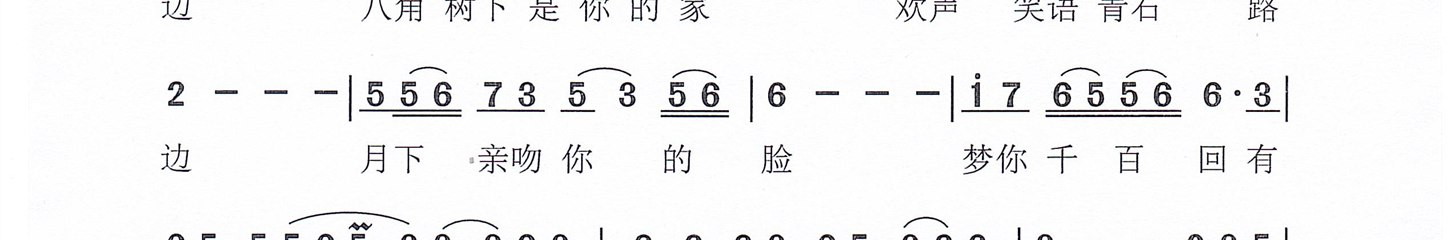
#> input picture images-prep/ready/八角树__jianpucn-475601/001_strip_05.jpg, 1455 x 240 px, found by its file name; its folder holds only this picture in this run
$ python -i count_tallr_change.py   (imports and definitions only)
#> lines starting #> are read from the running program, lines starting #| are printed output that depends on the picture; after the words box and inside, x2 and y2 are one past the last pixel; in counts of white or black regions, pixels touching at a corner belong together
### tools/transcribe.py
# -*- coding: utf-8 -*-
"""端到端简谱转写器: 简谱图片 → jianpu-ly 音符序列。
流程: 行切割 → 单音符裁剪(放大3倍) → v15 原子模型识别 → 拼回序列。
模型: models/jianpu-lora-v15 (jianpu-atom 真实微调版)
用法: py -3.13 tools/transcribe.py <图片路径> [--out 输出txt]
"""
import os, sys, re, glob, argparse, subprocess, numpy as np
from PIL import Image, ImageDraw
from collections import deque

ROOT = os.path.dirname(os.path.dirname(os.path.abspath(__file__)))
os.chdir(ROOT)
sys.path.insert(0, ROOT)

TOL = 170
ROW_GAP = 8
BAR_THR = 3
SCALE = 3
PAD = 8


def strip_tall_verticals(mask, min_len=60):
    """抹掉"纵向连续长度 >= min_len"的竖线(连谱号 / 长竖线 / 页边框)。

    病根: 这类竖线横跨整页的多条音符行, 使水平投影在"行间空白"处也不为 0,
    于是 fine_rows 找不到分隔点 -> 整页被当成一个行带。
    实测《将进酒》整页 1256px 高只切出 1 个行带, crop_note_regions 因而产出
    贯穿全页的巨型块(高 458px, 内含十几个数字), 送进模型必然幻觉(编数字或 'x')。
    数字本身高仅 ~30px, 故 min_len=60 不会误伤数字。
    """
    out = mask.copy()
    H, W = mask.shape
    # 原来逐列 Python 循环 + 每列 np.where: 2000 列就是 2000 轮解释器开销, 纯浪费。
    # 矢量化为"一次算出所有纵向行程 -> 一次比较 -> 按行程清零", 结果逐像素相同。
    if H == 0 or W == 0 or not mask.any():
        return out
    # 纵向行程: 把图**转置**成 (W, H), 每行 = 原图的一列, 行内连续 True 段 = 一条竖线。
    # 转置后起点/终点同处一行、按 (行,列) 升序 i 与 i 一一配对; 直接对行方向 diff
    # 则起点按 (起行,列) 排、终点按 (止行,列) 排, 分别过滤必错配。
    # 必须**先 astype(int8) 再 diff**: bool 上 diff 没有 -1, 整条规则会失效。
    mt = mask.T
    big = np.pad(mt, ((0, 0), (1, 1)), constant_values=False)
    d = np.diff(big.astype(np.int8), axis=1)
    s_x, s_y = np.nonzero(d == 1)          # s_x = 原图列 x, s_y = 起行 y
    _ex, e_y = np.nonzero(d == -1)         # e_y = 止行 y + 1(哨兵列)
    if len(s_x) != len(e_y):
        return out
    keep = (e_y - s_y) >= min_len          # 原判据 `e0 - s0 >= min_len`(含 [False] 哨兵)
    sel = np.flatnonzero(keep)
    if sel.size == 0:
        return out
    # 先按 x 分组再**在组内**处理: 起点/终点的配对来自同一组下标(sel), 分组后组内
    # 仍保持 y 升序 -> 逐条清 `[s_y, e_y)` 与原实现逐条清完全等价(逐条而非整段合并,
    # 因为同列两条长线之间可能夹着一条短线, 那条不能抹)。
    vx = s_x[sel]
    newc = np.r_[True, vx[1:] != vx[:-1]]
    grp = np.flatnonzero(newc).tolist() + [len(vx)]
    for gi in range(len(grp) - 1):
        x = int(vx[grp[gi]])
        for t in sel[grp[gi]:grp[gi + 1]]:
            out[s_y[t]:e_y[t], x] = False
    return out


def fine_rows(content, gap, strip_len=60):
    proj = strip_tall_verticals(content, strip_len) if strip_len else content
    rowsum = proj.sum(axis=1)
    # 用自适应阈值判"有内容", 而非 rowsum > 0:
    # 扫描图常带零星噪点(每几行 1-2 个黑像素), 会让整页被连成一个行带。
    thresh = max(3, int(0.01 * rowsum.max()))
    rows = np.where(rowsum > thresh)[0]
    if len(rows) == 0:
        return []
    segs = []
    start = rows[0]; prev = rows[0]
    for y in rows[1:]:
        if y - prev > gap:
            segs.append((start, prev)); start = y
        prev = y
    segs.append((start, prev))
    return segs


def split_row_inner(content, s, e, min_h=22, valley_ratio=0.10):
    """在行带内部按"暗像素低谷"切开上下两层(音符行 vs 紧邻的歌词行/排版说明)。

    病根: fine_rows 只按"全空行"切分, 而排版说明或第二段歌词常常贴在音符行下方
    十几像素处(不产生全空行), 于是被判成同一行 -> 文字被当音符块送去识别,
    产出 '?' / 'x' 等乱码。

    做法: 在行带中部找水平投影的最低谷, 若低谷足够低(<= valley_ratio * 峰值),
    就在该处切断, 返回两个子行带; 否则原样返回。
    """
    block = content[s:e + 1]
    H = block.shape[0]
    if H < 2 * min_h:
        return [(s, e)]
    proj = block.sum(axis=1).astype(float)
    peak = float(proj.max()) if proj.size else 0.0
    if peak <= 0:
        return [(s, e)]
    lo, hi = min_h, H - min_h
    if hi <= lo:
        return [(s, e)]
    seg = proj[lo:hi]
    i = int(np.argmin(seg)) + lo
    low_thr = valley_ratio * peak
    if proj[i] > low_thr:
        return [(s, e)]
    # 关键: 低谷必须"够宽"(连续空行 >= min_gap)。
    # 数字与其下方时值线之间只隔 1-2 行空 -> 不能切(否则数字丢失时值);
    # 音符行与歌词行/排版说明之间通常隔 4 行以上 -> 该切。
    min_gap = 3          # 下划线已由 strip_hlines 单独处理, 这里不必再为保护它卡门槛
    w = 0
    j = i
    while j >= lo and proj[j] <= low_thr:
        w += 1
        j -= 1
    j = i + 1
    while j < hi and proj[j] <= low_thr:
        w += 1
        j += 1
    if w < min_gap:
        return [(s, e)]
    a = (s, s + i - 1)
    b = (s + i + 1, e)
    if a[1] - a[0] + 1 < min_h:
        return [(s, e)]
    # 判定下半段是不是"歌词行": 下半段若含"数字形状"的连通域(汉字/数字),
    # 就是歌词 -> 必须切开(否则汉字被当音符切出来, 实测《问候歌》满屏假 'x');
    # 若下半段只有细横线(下划线带) -> 不能切(切了数字就丢时值)。
    lower = content[b[0]:b[1] + 1]
    if _any_textlike_cc(lower):
        return [a, b]
    return [(s, e)]


# [12 lines left out: function _any_textlike_cc, not called in this run]


def strip_hlines(sub, max_h=6, min_w=8, lab=None):
    """抹掉"细横线"连通域(时值下划线 / 延音杠 / 部分连音线)。

    病根: 下划线横跨相邻多个数字, 把它们连成"一个大连通域"(高~25 宽~60),
    于是 crop_note_regions 的"数字 = 高>宽"判据全部不成立 -> 整组音符被丢弃。
    实测《问候歌》(7 行谱)只切出 22 个 token, 图上绝大多数音符没被切出来。

    返回 (抹线后的 mask, 被抹掉的横线 bbox 列表 [(x0,y0,x1,y1,w,h), ...])。
    数字的横笔画与数字主体相连(整体 h>=14), 不会被误判为横线。

    `lab` 可传入 `_cc_label(sub, want_index=True, want_runs=True)` 的返回值复用 ——
    调用点(`jp_transcribe` 第一遍/第三遍)本来也要标一次, 复用能省掉整图标注。
    只传元组列表时(旧调用点)自己补算行程。**`lines` 的元素顺序**与旧版相同
    (连通块发现顺序); 下游只按字段取用, 不依赖顺序。
    """
    if lab is None:
        comps, runs, run_of, rows, r_a0, r_a1 = _cc_label(sub, want_index=True, want_runs=True)
    elif isinstance(lab, tuple):
        comps, runs, run_of, rows, r_a0, r_a1 = lab
    else:
        comps = lab
        runs, run_of, rows, r_a0, r_a1 = _cc_label(sub, want_runs=True)[1:]
    out = sub.copy()
    lines = []
    hit = set()
    for k, c in enumerate(comps):
        w, h = c[4], c[5]
        if h <= max_h and w >= min_w and w >= 2 * h:
            lines.append((c[0], c[1], c[2], c[3], w, h))
            hit.add(k)
    if hit:
        # 整块 = 它全部行程的并 -> 按行程一次性清零(大时值线可跨 500px, 不必逐像素循环)
        ro_np = np.asarray(run_of)
        sel = np.isin(ro_np, np.fromiter(hit, dtype=ro_np.dtype, count=len(hit)))
        for i in np.nonzero(sel)[0].tolist():
            out[rows[i], r_a0[i]:r_a1[i] + 1] = False
    return out, lines


def _cc_label(mask, want_count=False, want_index=False, want_runs=False):
    """**8 邻接连通域标注(唯一真源)** —— 行程(RLE) + 并查集, 与原逐像素 BFS 等价。

    为什么换: 原来 `components` 是**逐像素 Python BFS**(deque + 9 邻居), 2000x1500
    的一页有 300 万像素, 一个 crop 就要几百微秒 —— 实测它占整条转写 CPU 几何路径的
    **57%**(`_analysis/cpu_baseline.json`), 而 CPU 又占总耗时的 29.3%。

    等价性(**零近似**): 8 邻接下, 第 y 行的行程 [a0,a1] 与第 y-1 行的行程 [b0,b1]
    连通 <=> `a1+1 >= b0 and b1+1 >= a0`(x 区间相交或相邻); 同一行内两个行程之间
    必有背景像素, 故同行内绝不连通。=> 行程粒度并查集给出的连通划分与逐像素 BFS
    **完全一致**(含斜向单像素接触)。包围盒 = 该块所有行程外包盒的并。
    返回顺序也一致: 行优先、行内 x 升序 = BFS 的发现顺序(逐元素比对见
    `_analysis/cc_bench.py`, 随机掩码 800 例 + 结构化 13 例全等)。

    want_count=True 时第 7 位是**像素数**(与旧实现逐元素相同; 已用"实心 9x9 -> 81、
    一行两个 2px 段 -> 2 和 2、单像素散布"等用例钉死)。此位在整条生产转写链上
    **没有任何读取点**(全仓 grep `c[6]` 只命中 `tools/dump_cut_nogpu.py` 里对另一个
    list 的下标), 保留纯属兼容旧签名。

    want_index=True 时末尾附"该块在本结果里的下标" —— 供 `strip_hlines` 复用同一份
    标注(它本来就是"标注 -> 挑细横线"), 省掉一次全图标注。

    want_runs=True 时返回 (comps, runs, run_of, row_of, a0, a1):
      runs[i] = (row, x0, x1) 第 i 个行程;  run_of[i] = 该行程所属**结果下标**。
      供 strip_hlines 一次性抹掉整块(不必逐像素 Python 循环)。
    """
    H, W = mask.shape
    # 空值返回形状: `want_runs=True` 是 6 元组(调用方要解包), 其余一律 **`[]`**
    # (原来是 `([], [], [], [], [], [])` —— 对 `want_runs=False` 的调用方来说那是
    # "6 个元素"而不是"0 个连通域", 迭代它会拿到 6 个空 list, `c[5]` 直接越界)。
    empty = ([], [], [], [], [], []) if want_runs else []
    if H == 0 or W == 0 or not mask.any():
        return empty
    # 行程 = "每行里连续的 True 段"。左右各补一列 False 后一次 diff 拿到 1/-1
    # (起点/终点)。**必须 np.pad 显式补齐**: 起点与终点要按 (行,列) 一一配对,
    # 分别过滤会错配; 也**不能**用 `np.diff(..., prepend=False)` —— numpy 2.5 把
    # `prepend=False` 当成"补一行/一列 False", 结果比输入多一列, 行程整体错位。
    big = np.pad(mask, ((0, 0), (1, 1)), constant_values=False)
    d = np.diff(big.astype(np.int8), axis=1)
    rr, cc = np.nonzero(d == 1)
    er, ec = np.nonzero(d == -1)
    n_run = len(rr)
    if n_run == 0:
        return empty
    if len(er) != n_run:
        raise RuntimeError(f"行程配对失败: 起点 {n_run} 终点 {len(er)}")
    row_of = rr
    a0 = cc
    a1 = ec - 1                               # diff 的终点列是"之后第一列", 故 -1
    starts = np.flatnonzero(np.r_[True, row_of[1:] != row_of[:-1]])
    bounds = list(np.r_[starts, n_run].tolist())
    p_a0 = a0.tolist()
    p_a1 = a1.tolist()
    p_row = row_of.tolist()
    parent = list(range(n_run))

    def _find(i, parent=parent):
        r = i
        while parent[r] != r:
            r = parent[r]
        while parent[i] != r:               # 路径压缩
            parent[i], i = r, parent[i]
        return r

    for gi in range(1, len(starts)):
        # **空行必须先断链**: `starts` 只记"有行程的行", 两组的行号可能相差 >1
        # (中间是空行)。空行隔开的两行在 8 邻接下**不连通**, 若照旧比对就会把跨行
        # 的块误并(踩过: 6x9 掩码里行0与行4 被并成一个块)。故必须核对相邻行号。
        if row_of[bounds[gi]] - row_of[bounds[gi - 1]] != 1:
            continue
        ps, pe = bounds[gi - 1], bounds[gi]
        for i in range(bounds[gi], bounds[gi + 1]):
            ai0, ai1 = p_a0[i], p_a1[i]
            j = ps
            while j < pe and p_a0[j] <= ai1 + 1:
                if p_a1[j] >= ai0 - 1:
                    ri, rj = _find(i), _find(j)
                    if ri != rj:
                        if ri < rj:
                            parent[rj] = ri
                        else:
                            parent[ri] = rj
                j += 1
    INF = 1 << 30
    # 每个行程的包围盒/像素数按根聚合 —— 用 numpy 按根做分段 reduce, 比逐行程 Python
    # 循环快一个量级(实测: 一条 2000px 宽的行带有 1~4 万条行程, 逐条 Python 循环
    # 是这条路径剩下的主要开销)。顺序无关, 与原实现逐元素相同。
    a0n = np.asarray(p_a0, dtype=np.int64)
    a1n = np.asarray(p_a1, dtype=np.int64)
    rn = np.asarray(p_row, dtype=np.int64)
    roots = np.fromiter((_find(i) for i in range(n_run)), dtype=np.int64, count=n_run)
    uniq, inv = np.unique(roots, return_inverse=True)
    ncomp = len(uniq)
    minx = np.full(ncomp, INF, dtype=np.int64)
    maxx = np.full(ncomp, -1, dtype=np.int64)
    miny = np.full(ncomp, INF, dtype=np.int64)
    maxy = np.full(ncomp, -1, dtype=np.int64)
    npix = np.zeros(ncomp, dtype=np.int64)
    np.minimum.at(minx, inv, a0n)
    np.maximum.at(maxx, inv, a1n)
    np.minimum.at(miny, inv, rn)
    np.maximum.at(maxy, inv, rn)
    np.add.at(npix, inv, a1n - a0n + 1)
    # 结果顺序 = 发现顺序(行优先、行内 x 升序) = 每个根第一次出现的位置
    first_at = np.full(ncomp, n_run, dtype=np.int64)
    pos = np.arange(n_run, dtype=np.int64)
    np.minimum.at(first_at, inv, pos)
    order_idx = np.argsort(first_at, kind="stable")
    if want_count:
        npc = npix[order_idx].tolist()
    out = []
    for k in range(ncomp):
        c = order_idx[k]
        t = (int(minx[c]), int(miny[c]), int(maxx[c]), int(maxy[c]),
             int(maxx[c] - minx[c] + 1), int(maxy[c] - miny[c] + 1))
        if want_count:
            t = t + (npc[k],)
        if want_index:
            t = t + (k,)
        out.append(t)
    if want_runs:
        # 行程 -> **结果下标**: np.unique 给的 inv 是"按根升序"的编号, 要换成发现顺序
        outpos = np.empty(ncomp, dtype=np.int64)
        outpos[order_idx] = np.arange(ncomp, dtype=np.int64)
        run_of = outpos[inv].tolist()
        return out, list(zip(p_row, p_a0, p_a1)), run_of, p_row, p_a0, p_a1
    return out


def components(sub):
    """兼容旧签名: 6 元组 (x0, y0, x1, y1, w, h, 像素数)。见 `_cc_label`。"""
    return _cc_label(sub, want_count=True)


# [306 lines left out: functions _geo_comps, count_bars, crop_note_regions, split_image, recognize, main, not called in this run]


# [2 lines that do not run on import are left out]

### tools/guard.py
# -*- coding: utf-8 -*-
"""`--help` 守卫的**唯一实现** —— 给没有 argparse 的工具一行就能变安全。

为什么需要: 项目自带的冒烟约定是"对每个 tools/*.py 跑一次 `--help`, 能 import 就算过"。
但**没有 argparse 的工具会把 `--help` 当正常参数** —— 于是那个探测动作会真的把它们跑起来。
2026-09-28 实测后果: `autopilot.py` 空等一小时、`add_copyright.py` 改写 266 个草稿、
`bench_batch.py` 开始加载模型重转写。全库 `tools/*.py` 里这样的工具有 **494 个**。

用法(库里只有这一份, 别复制):

    from guard import guard_help
    guard_help(__doc__)        # 放在 **import 之后、任何有副作用的模块级代码之前**

之后 `py tools/xxx.py --help` 会立刻打用法退出, 冒烟自检就能安全地探测所有工具。
"""
import sys

_SENTINEL = "JIANPU_GUARDED"


def guard_help(doc=None):
    """`-h/--help/--dry-help` -> 打用法并退出 0; 否则原样返回, 什么都不做。"""
    if any(a in ("-h", "--help") for a in sys.argv[1:]):
        text = (doc or "").strip()
        print(text if text else "(这个工具没有写 docstring)")
        print("\n[guard] 这是 --help 守卫打出来的用法; 没有执行任何实际动作。")
        raise SystemExit(0)
    return None

### tools/count_tallr_change.py
# -*- coding: utf-8 -*-
"""只读统计: 对比"旧逻辑(全文 1.4)" vs "新逻辑(谱头1.4/正文1.15)" 下接受的行带集合,
算出有多少谱会因此改变 —— 即本次重跑真正能补回内容的谱数。"""
import glob, json, os, sys
from guard import guard_help        # noqa: E402  `--help` 守卫(唯一实现见 tools/guard.py)
# [3 lines not run here, left out]
import numpy as np
from PIL import Image
import transcribe as T
import batch_transcribe as BT

def bands_of(page):
    arr = np.asarray(Image.open(page).convert("L"))
    content = arr < T.TOL
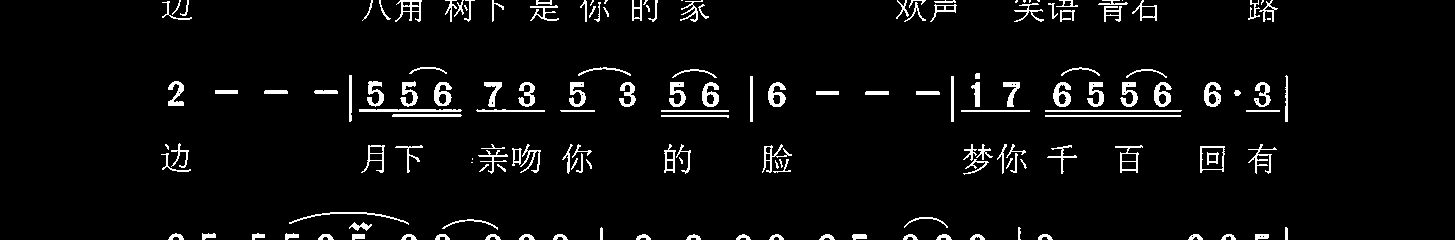
#> content: shape (240, 1455) bool; 4.5% white; 162 white regions (19 under 20 px), largest, box (x1, y1, x2, y2) and area: (359, 109, 462, 112) 297, (1045, 110, 1182, 112) 273, (1045, 115, 1181, 117) 272
    st, sc = None, None
    # 与 _load_gray 一致: 过宽页先归一化
    if arr.shape[1] > 2000:
        from PIL import Image as I
        im = Image.open(page).convert("L")
        w, h = im.size
        im = im.resize((2000, max(1, int(round(h * 2000 / w)))), I.LANCZOS)
        arr = np.asarray(im); content = arr < T.TOL
    out = []
    for s0, e0 in T.fine_rows(content, T.ROW_GAP):
#> in strip_tall_verticals, `H, W = mask.shape`: H = 240; W = 1455
#> in strip_tall_verticals, `mt = mask.T`:
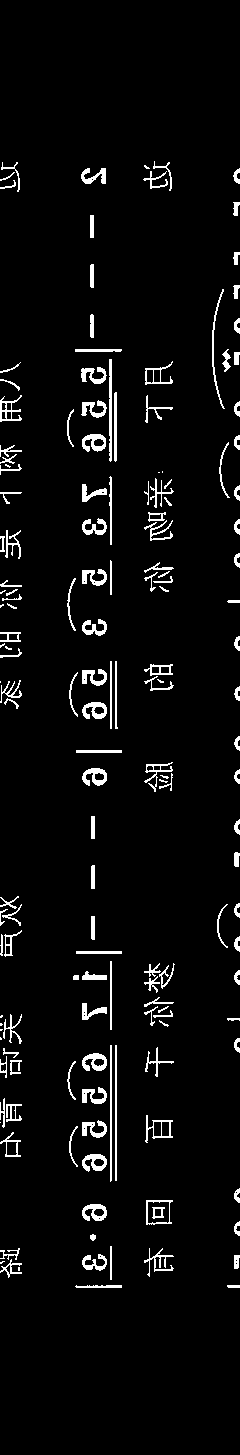
#> mt: shape (1455, 240) bool; 4.5% white; 162 white regions (19 under 20 px), largest, box (x1, y1, x2, y2) and area: (109, 359, 112, 462) 297, (110, 1045, 112, 1182) 273, (115, 1045, 117, 1181) 272
#> in strip_tall_verticals, `big = np.pad(mt, ((0, 0), (1, 1)), constant_values=False)`:
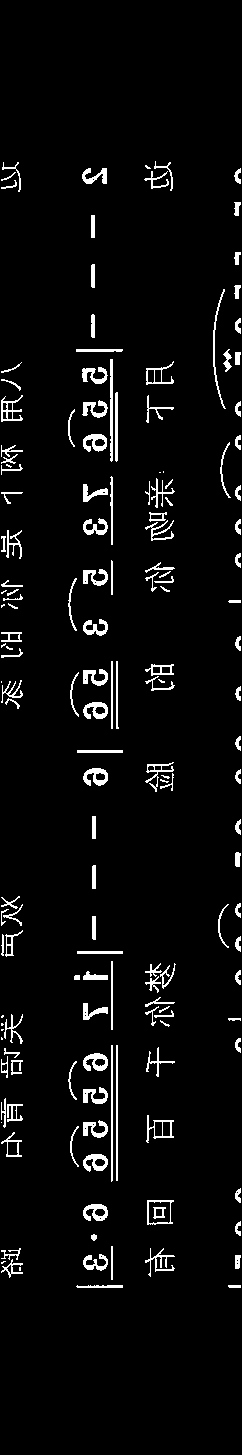
#> big: shape (1455, 242) bool; 4.4% white; 162 white regions (19 under 20 px), largest, box (x1, y1, x2, y2) and area: (110, 359, 113, 462) 297, (111, 1045, 113, 1182) 273, (116, 1045, 118, 1181) 272
#> in strip_tall_verticals, `d = np.diff(big.astype(np.int8), axis=1)`:
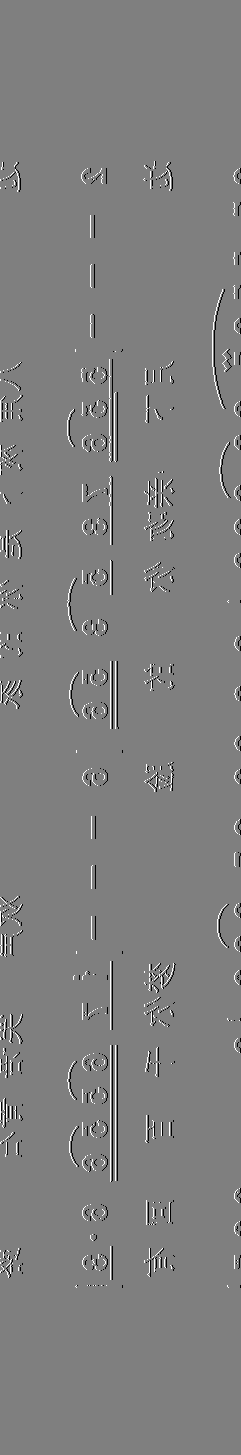
#> d: shape (1455, 241) int8; min -1, max 1, mean 0; drawn with min black and max white
#> in fine_rows, `thresh = max(3, int(0.01 * rowsum.max()))`: thresh = 5
#> in fine_rows, `start = rows[0]`: start = 0
        for s, e in T.split_row_inner(content, s0, e0):
            sub = content[s:e + 1]
            stp, hl = T.strip_hlines(sub)
            cs = [c for c in T.components(stp) if 10 <= c[5] <= 50 and c[4] >= 4]
            tl4 = [c for c in cs if c[5] >= 1.4 * c[4]]
            tl115 = [c for c in cs if c[5] >= 1.15 * c[4]]
            nl = sum(1 for h in hl if h[4] >= 8)
            out.append((s, e, len(cs), len(tl4), len(tl115), nl))
#> this loop made 4 passes
#> pass 2, in split_row_inner (call 2), `block = content[s:e + 1]`:
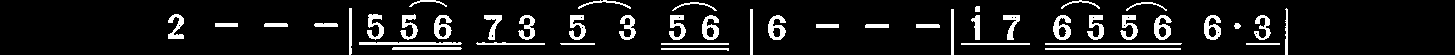
#> block: shape (55, 1455) bool; 9.6% white; 46 white regions, largest, box (x1, y1, x2, y2) and area: (359, 42, 462, 45) 297, (1045, 43, 1182, 45) 273, (1045, 48, 1181, 50) 272
    return out

ranked = sorted(glob.glob("rank-out/ranked*.jsonl"))
rows = []
# [7 lines not run here, left out]
seen, dirs = set(), []
# [6 lines not run here, left out]
dirs = dirs[:1531]

n_changed = 0
n_checked = 0
# [32 lines not run here, left out]

>>> result = bands_of('../images-prep/ready/八角树__jianpucn-475601/001_strip_05.jpg')
